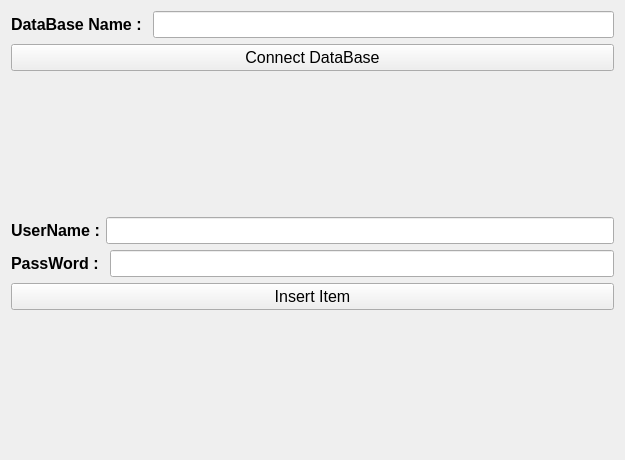
<?xml version="1.0" encoding="UTF-8"?>
<ui version="4.0">
 <class>Form</class>
 <widget class="QWidget" name="Form">
  <property name="geometry">
   <rect>
    <x>0</x>
    <y>0</y>
    <width>625</width>
    <height>460</height>
   </rect>
  </property>
  <property name="windowTitle">
   <string>Form</string>
  </property>
  <layout class="QVBoxLayout" name="verticalLayout">
   <item>
    <layout class="QHBoxLayout" name="horizontalLayout">
     <item>
      <widget class="QLabel" name="label_3">
       <property name="font">
        <font>
         <pointsize>12</pointsize>
         <weight>75</weight>
         <bold>true</bold>
        </font>
       </property>
       <property name="text">
        <string>DataBase Name : </string>
       </property>
      </widget>
     </item>
     <item>
      <widget class="QLineEdit" name="lineEdit_database">
       <property name="font">
        <font>
         <pointsize>12</pointsize>
        </font>
       </property>
      </widget>
     </item>
    </layout>
   </item>
   <item>
    <widget class="QPushButton" name="pushButton_connect_db">
     <property name="font">
      <font>
       <pointsize>12</pointsize>
      </font>
     </property>
     <property name="text">
      <string>Connect DataBase</string>
     </property>
    </widget>
   </item>
   <item>
    <widget class="QLabel" name="label_result_connect">
     <property name="font">
      <font>
       <pointsize>12</pointsize>
      </font>
     </property>
     <property name="text">
      <string/>
     </property>
    </widget>
   </item>
   <item>
    <layout class="QHBoxLayout" name="horizontalLayout_2">
     <item>
      <widget class="QLabel" name="label">
       <property name="font">
        <font>
         <pointsize>12</pointsize>
         <weight>75</weight>
         <bold>true</bold>
        </font>
       </property>
       <property name="text">
        <string>UserName :</string>
       </property>
      </widget>
     </item>
     <item>
      <widget class="QLineEdit" name="lineEdit_username">
       <property name="font">
        <font>
         <pointsize>12</pointsize>
        </font>
       </property>
      </widget>
     </item>
    </layout>
   </item>
   <item>
    <layout class="QHBoxLayout" name="horizontalLayout_3">
     <item>
      <widget class="QLabel" name="label_2">
       <property name="font">
        <font>
         <pointsize>12</pointsize>
         <weight>75</weight>
         <bold>true</bold>
        </font>
       </property>
       <property name="text">
        <string>PassWord : </string>
       </property>
      </widget>
     </item>
     <item>
      <widget class="QLineEdit" name="lineEdit_password">
       <property name="font">
        <font>
         <pointsize>12</pointsize>
        </font>
       </property>
      </widget>
     </item>
    </layout>
   </item>
   <item>
    <widget class="QPushButton" name="pushButton_connect_db_2">
     <property name="font">
      <font>
       <pointsize>12</pointsize>
      </font>
     </property>
     <property name="text">
      <string>Insert Item</string>
     </property>
    </widget>
   </item>
   <item>
    <widget class="QLabel" name="label_result_insert">
     <property name="font">
      <font>
       <pointsize>12</pointsize>
      </font>
     </property>
     <property name="text">
      <string/>
     </property>
    </widget>
   </item>
  </layout>
 </widget>
 <resources/>
 <connections/>
</ui>
